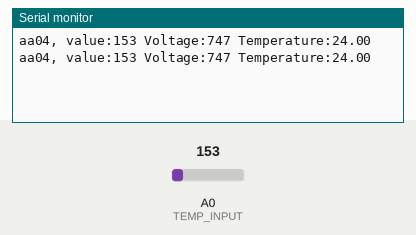
Recording of a sketch running on a simulated Arduino Uno, built with avr-gcc and run on an emulated ATmega328P. Shown: the last lines printed to the serial monitor. The inputs (shaded band) are chosen by the test bench; at power-on: A0 (TEMP_INPUT) = 153.

Above: at 1.8 s.
1.9 s: A0 (TEMP_INPUT) set to 165
At 2.8 s:
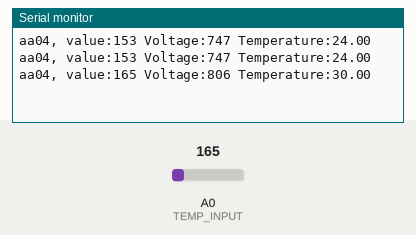
3.4 s: A0 (TEMP_INPUT) set to 175
At 4.6 s:
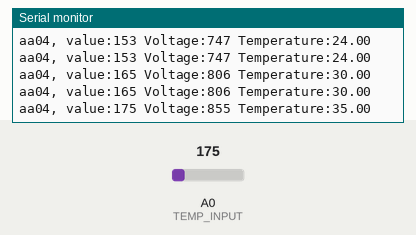
Timing chart, 0 to 6.4 s (numbered marks = the images above; inputs shaded):
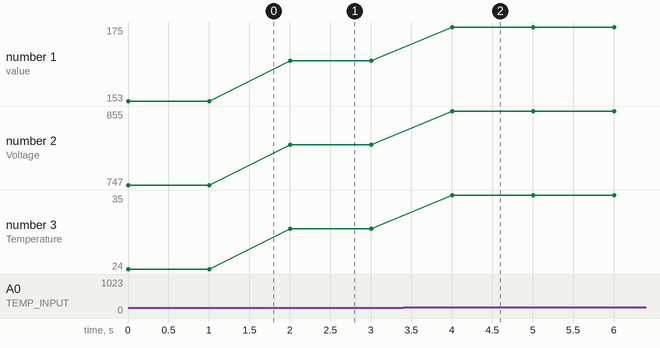

Measured:
- after the input at 1.9 s, the serial monitor: prints a new line after 0.10 s (image 1)
- after the input at 3.4 s, the serial monitor: prints a new line after 0.61 s (image 2)
- plotted number 1: 153 → 165 after the input at 1.9 s, 165 → 175 after the input at 3.4 s
- plotted number 2: 747 → 806 after the input at 1.9 s, 806 → 855 after the input at 3.4 s
- plotted number 3: 24 → 30 after the input at 1.9 s, 30 → 35 after the input at 3.4 s

The sketch:

tmp36_start.ino
```cpp
//
// AA00, TMP36 sensor
//

#define TEMP_INPUT 0
// or  int TEMP_INPUT = 0;

void setup() {
  Serial.begin(9600);
}

void loop() {
   //getting the voltage reading from the temperature sensor
  int value = analogRead(TEMP_INPUT);
  // Print value
  Serial.print("aa04, value:");
  Serial.print(value);
  int voltage = 5000.0 * value /1023.0;
  Serial.print(" Voltage:");
  Serial.print(voltage);

  float temperatureC = (voltage - 500) /10;
  Serial.print(" Temperature:");
  Serial.println(temperatureC);

  delay(1000);
}
```
